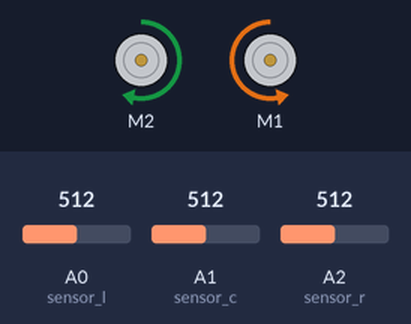
The sketch below on a simulated Arduino Nano 33 IoT. On the bench: 2 × DC motor (green arrow = forward, orange = backward, longer = faster). The test bench sets the inputs (shaded band); at power-on: A0 (sensor_l) = 512, A1 (sensor_c) = 512, A2 (sensor_r) = 512. What the sketch prints to the serial monitor is not drawn.

Above: at 1.2 s.
1.3 s: A0 (sensor_l) set to 739
2.8 s: A0 (sensor_l) set to 759
At 3.7 s:
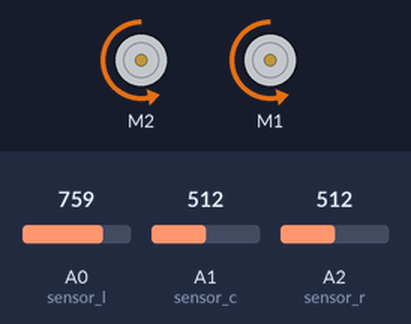
4.3 s: A0 (sensor_l) set to 886
5.8 s: A0 (sensor_l) set to 917
At 7.0 s:
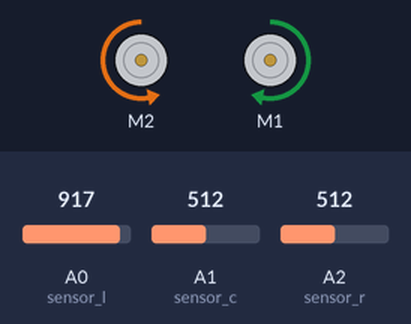
7.3 s: A0 (sensor_l) set to 890
At 8.3 s:
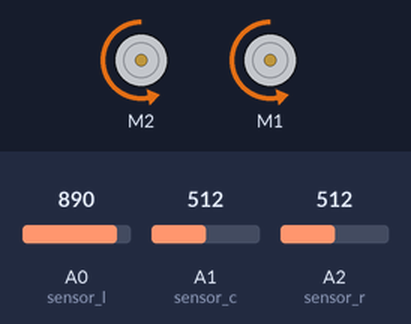
Timing chart, 0 to 10.3 s (numbered marks = the images above; inputs shaded):
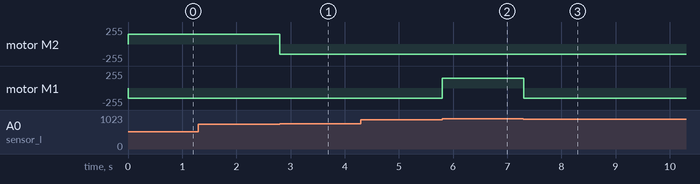

The sketch:

basic_line_follow_test.ino
```cpp
int sensor_l =A0;
int sensor_c = A1;
int sensor_r = A2;
int sensorvalue_l = 0;
int sensorvalue_c = 0;
int sensorvalue_r = 0;

#include <Adafruit_MotorShield.h>
#include "utility/Adafruit_MS_PWMServoDriver.h"
#include <Wire.h>
#include <Arduino_LSM6DS3.h>

Adafruit_MotorShield AFMS = Adafruit_MotorShield();

Adafruit_DCMotor *motor_l = AFMS.getMotor(2);
Adafruit_DCMotor *motor_r = AFMS.getMotor(1);

void setup() {
  // put your setup code here, to run once:
AFMS.begin();

Serial.begin(9600);
}

void loop() {
  // put your main code here, to run repeatedly:

motor_l->setSpeed(150);
motor_r->setSpeed(150);

sensorvalue_l = analogRead(sensor_l);
sensorvalue_c = analogRead(sensor_c);
sensorvalue_r = analogRead(sensor_r);

Serial.print("left sensor ");
Serial.print(sensorvalue_l);

Serial.print("centre sensor ");
Serial.print(sensorvalue_c);

Serial.print("right sensor ");
Serial.print(sensorvalue_r);

Serial.println();

if (sensorvalue_l >= 900 && sensorvalue_c <= 750 && sensorvalue_r >= 900) {

  motor_l->run(BACKWARD);
  motor_r->run(BACKWARD);

//  Serial.println("010 Straight");
}

else if (sensorvalue_l >= 900 && sensorvalue_c <= 750 && sensorvalue_r <= 750) {

  motor_l->run(BACKWARD);
  motor_r->run(FORWARD);

//  Serial.println("011 Turn right");
  }

else if (sensorvalue_l >= 900 && sensorvalue_c >= 900 && sensorvalue_r <= 750) {

  motor_l->run(BACKWARD);
  motor_r->run(FORWARD);

//  Serial.println("001 Turn right");
}

else if (sensorvalue_l <= 750 && sensorvalue_c <= 750 && sensorvalue_r >= 900) {

  motor_l->run(FORWARD);
  motor_r->run(BACKWARD);

//  Serial.println("110 Turn left");
}

else if (sensorvalue_l <= 750 && sensorvalue_c >= 900 && sensorvalue_r >= 900) {

  motor_l->run(FORWARD);
  motor_r->run(BACKWARD);

//  Serial.println("100 Turn left");
}

else if (sensorvalue_l <= 750 && sensorvalue_c <= 750 && sensorvalue_r <= 750) {

  motor_l->run(FORWARD);
  motor_r->run(BACKWARD);

//  Serial.println("111 Turn right");
}
else {

  motor_l->run(BACKWARD);
  motor_r->run(BACKWARD);

//  Serial.println("nada");
}


}
```

Measured:
- the behaviour switches between 750 and 751 on A0 (sensor_l) (found by bisection; images 0 and 1)
- the behaviour switches between 899 and 900 on A0 (sensor_l) (found by bisection; images 1 and 2)
- after the input at 2.8 s, motor M2: forward 150/255 → backward 150/255 at once
- after the input at 5.8 s, motor M1: backward 150/255 → forward 150/255 at once
- after the input at 7.3 s, motor M1: forward 150/255 → backward 150/255 at once
